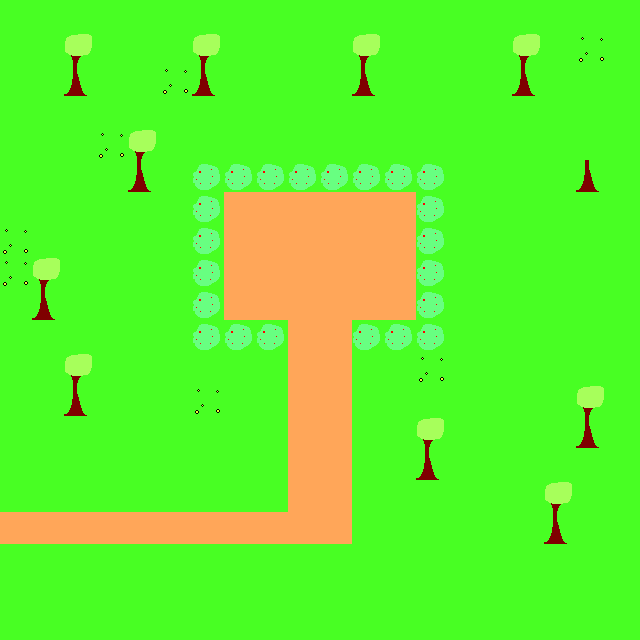

Rendered tile map (Tiled .tmx) drawn with the repository's tilesets; below, a short description and the map source with its tile grids summarised:
An orthogonal 20x20 tile map with 32x32 px tiles, 4 tile layers (Tile Layer 1, Tile Layer 2, Tile Layer 3, Tile Layer 4).

<map version="1.0" orientation="orthogonal" width="20" height="20" tilewidth="32" tileheight="32">
 <properties>
  <property name="Description" value="" />
  <property name="Musique" value="" />
  <property name="Nom" value="LD26-Fin" />
 </properties>
 <tileset firstgid="1" name="Tileset LD26" tilewidth="32" tileheight="32">
  <image source="TilesetLD26.png" trans="ffffff" width="96" height="800" />
  <tile id="0">
   <properties>
    <property name="Praticabilite" value="True" />
   </properties>
  </tile>
  <tile id="1">
   <properties>
    <property name="Praticabilite" value="True" />
   </properties>
  </tile>
  <tile id="2">
   <properties>
    <property name="Praticabilite" value="True" />
   </properties>
  </tile>
  <tile id="3">
   <properties>
    <property name="Praticabilite" value="True" />
   </properties>
  </tile>
  <tile id="4">
   <properties>
    <property name="Praticabilite" value="False" />
   </properties>
  </tile>
  <tile id="5">
   <properties>
    <property name="Praticabilite" value="False" />
   </properties>
  </tile>
  <tile id="6">
   <properties>
    <property name="Praticabilite" value="False" />
   </properties>
  </tile>
  <tile id="7">
   <properties>
    <property name="Praticabilite" value="False" />
   </properties>
  </tile>
  <tile id="8">
   <properties>
    <property name="Praticabilite" value="False" />
   </properties>
  </tile>
  <tile id="9">
   <properties>
    <property name="Praticabilite" value="False" />
   </properties>
  </tile>
  <tile id="10">
   <properties>
    <property name="Praticabilite" value="False" />
   </properties>
  </tile>
  <tile id="11">
   <properties>
    <property name="Praticabilite" value="False" />
   </properties>
  </tile>
  <tile id="12">
   <properties>
    <property name="Praticabilite" value="True" />
   </properties>
  </tile>
  <tile id="13">
   <properties>
    <property name="Praticabilite" value="False" />
   </properties>
  </tile>
  <tile id="14">
   <properties>
    <property name="Praticabilite" value="False" />
   </properties>
  </tile>
  <tile id="15">
   <properties>
    <property name="Praticabilite" value="False" />
   </properties>
  </tile>
  <tile id="16">
   <properties>
    <property name="Praticabilite" value="False" />
   </properties>
  </tile>
  <tile id="17">
   <properties>
    <property name="Praticabilite" value="False" />
   </properties>
  </tile>
  <tile id="18">
   <properties>
    <property name="Praticabilite" value="False" />
   </properties>
  </tile>
  <tile id="19">
   <properties>
    <property name="Praticabilite" value="False" />
   </properties>
  </tile>
  <tile id="20">
   <properties>
    <property name="Praticabilite" value="False" />
   </properties>
  </tile>
  <tile id="21">
   <properties>
    <property name="Praticabilite" value="True" />
   </properties>
  </tile>
  <tile id="22">
   <properties>
    <property name="Praticabilite" value="True" />
   </properties>
  </tile>
  <tile id="23">
   <properties>
    <property name="Praticabilite" value="True" />
   </properties>
  </tile>
  <tile id="24">
   <properties>
    <property name="Praticabilite" value="False" />
   </properties>
  </tile>
  <tile id="25">
   <properties>
    <property name="Praticabilite" value="False" />
   </properties>
  </tile>
  <tile id="26">
   <properties>
    <property name="Praticabilite" value="False" />
   </properties>
  </tile>
  <tile id="27">
   <properties>
    <property name="Praticabilite" value="False" />
   </properties>
  </tile>
  <tile id="28">
   <properties>
    <property name="Praticabilite" value="False" />
   </properties>
  </tile>
  <tile id="29">
   <properties>
    <property name="Praticabilite" value="True" />
   </properties>
  </tile>
  <tile id="30">
   <properties>
    <property name="Praticabilite" value="True" />
   </properties>
  </tile>
  <tile id="31">
   <properties>
    <property name="Praticabilite" value="True" />
   </properties>
  </tile>
  <tile id="32">
   <properties>
    <property name="Praticabilite" value="True" />
   </properties>
  </tile>
  <tile id="33">
   <properties>
    <property name="Praticabilite" value="False" />
   </properties>
  </tile>
  <tile id="34">
   <properties>
    <property name="Praticabilite" value="False" />
   </properties>
  </tile>
  <tile id="35">
   <properties>
    <property name="Praticabilite" value="True" />
   </properties>
  </tile>
  <tile id="36">
   <properties>
    <property name="Praticabilite" value="True" />
   </properties>
  </tile>
  <tile id="37">
   <properties>
    <property name="Praticabilite" value="True" />
   </properties>
  </tile>
  <tile id="38">
   <properties>
    <property name="Praticabilite" value="True" />
   </properties>
  </tile>
  <tile id="39">
   <properties>
    <property name="Praticabilite" value="False" />
   </properties>
  </tile>
  <tile id="40">
   <properties>
    <property name="Praticabilite" value="False" />
   </properties>
  </tile>
  <tile id="41">
   <properties>
    <property name="Praticabilite" value="False" />
   </properties>
  </tile>
  <tile id="42">
   <properties>
    <property name="Praticabilite" value="False" />
   </properties>
  </tile>
  <tile id="43">
   <properties>
    <property name="Praticabilite" value="False" />
   </properties>
  </tile>
  <tile id="44">
   <properties>
    <property name="Praticabilite" value="False" />
   </properties>
  </tile>
  <tile id="45">
   <properties>
    <property name="Praticabilite" value="True" />
   </properties>
  </tile>
  <tile id="46">
   <properties>
    <property name="Praticabilite" value="True" />
   </properties>
  </tile>
  <tile id="47">
   <properties>
    <property name="Praticabilite" value="True" />
   </properties>
  </tile>
  <tile id="48">
   <properties>
    <property name="Praticabilite" value="True" />
   </properties>
  </tile>
  <tile id="49">
   <properties>
    <property name="Praticabilite" value="True" />
   </properties>
  </tile>
  <tile id="50">
   <properties>
    <property name="Praticabilite" value="True" />
   </properties>
  </tile>
  <tile id="51">
   <properties>
    <property name="Praticabilite" value="False" />
   </properties>
  </tile>
  <tile id="52">
   <properties>
    <property name="Praticabilite" value="False" />
   </properties>
  </tile>
  <tile id="53">
   <properties>
    <property name="Praticabilite" value="False" />
   </properties>
  </tile>
  <tile id="54">
   <properties>
    <property name="Praticabilite" value="False" />
   </properties>
  </tile>
  <tile id="55">
   <properties>
    <property name="Praticabilite" value="False" />
   </properties>
  </tile>
  <tile id="56">
   <properties>
    <property name="Praticabilite" value="False" />
   </properties>
  </tile>
  <tile id="57">
   <properties>
    <property name="Praticabilite" value="True" />
   </properties>
  </tile>
  <tile id="58">
   <properties>
    <property name="Praticabilite" value="True" />
   </properties>
  </tile>
  <tile id="59">
   <properties>
    <property name="Praticabilite" value="True" />
   </properties>
  </tile>
  <tile id="60">
   <properties>
    <property name="Praticabilite" value="True" />
   </properties>
  </tile>
  <tile id="61">
   <properties>
    <property name="Praticabilite" value="True" />
   </properties>
  </tile>
  <tile id="62">
   <properties>
    <property name="Praticabilite" value="True" />
   </properties>
  </tile>
  <tile id="63">
   <properties>
    <property name="Praticabilite" value="True" />
   </properties>
  </tile>
  <tile id="64">
   <properties>
    <property name="Praticabilite" value="True" />
   </properties>
  </tile>
  <tile id="65">
   <properties>
    <property name="Praticabilite" value="True" />
   </properties>
  </tile>
  <tile id="66">
   <properties>
    <property name="Praticabilite" value="True" />
   </properties>
  </tile>
  <tile id="67">
   <properties>
    <property name="Praticabilite" value="True" />
   </properties>
  </tile>
  <tile id="68">
   <properties>
    <property name="Praticabilite" value="True" />
   </properties>
  </tile>
  <tile id="69">
   <properties>
    <property name="Praticabilite" value="True" />
   </properties>
  </tile>
  <tile id="70">
   <properties>
    <property name="Praticabilite" value="True" />
   </properties>
  </tile>
  <tile id="71">
   <properties>
    <property name="Praticabilite" value="True" />
   </properties>
  </tile>
  <tile id="72">
   <properties>
    <property name="Praticabilite" value="True" />
   </properties>
  </tile>
  <tile id="73">
   <properties>
    <property name="Praticabilite" value="True" />
   </properties>
  </tile>
  <tile id="74">
   <properties>
    <property name="Praticabilite" value="True" />
   </properties>
  </tile>
 </tileset>
 <layer name="Tile Layer 1" width="20" height="20">
  <data>[400 cells, 400 non-empty, 3 distinct tile ids]</data>
 </layer>
 <layer name="Tile Layer 2" width="20" height="20">
  <data>[400 cells, 33 non-empty, 2 distinct tile ids]</data>
 </layer>
 <layer name="Tile Layer 3" width="20" height="20">
  <data>[400 cells, 0 non-empty, 0 distinct tile ids]</data>
 </layer>
 <layer name="Tile Layer 4" width="20" height="20">
  <data>[400 cells, 10 non-empty, 1 distinct tile ids]</data>
 </layer>
</map>
